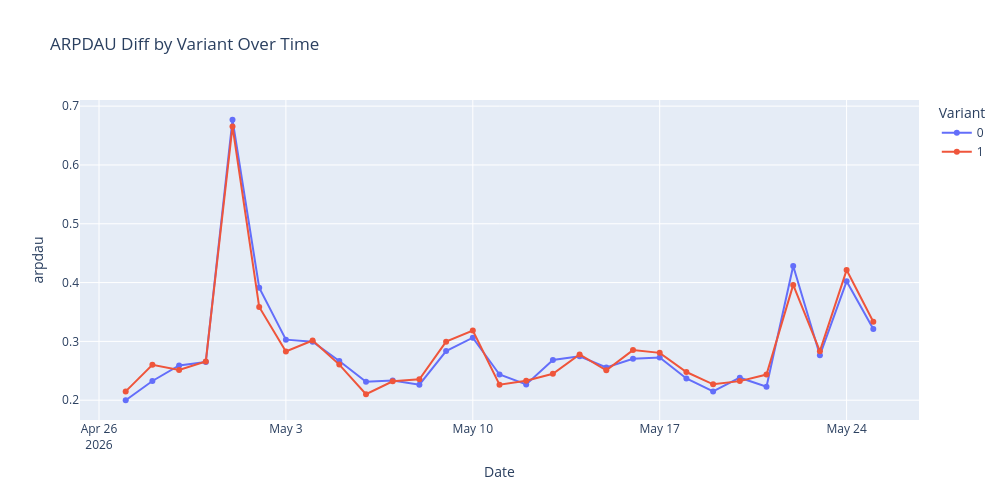

Notebook cell for this chart:
### Code cell
# Plot ARPDAU by variant over time
fig = px.line(datametrics, x='dt', y='arpdau', color='variant',
              title='ARPDAU Diff by Variant Over Time',
              labels={'dt': 'Date', 'arpdau_diff': 'ARPDAU Diff', 'variant': 'Variant'},
              markers=True)

            # Update layout for better readability
fig.update_layout(height=500, width=1000)

fig.show()

### Figure 1 — Plotly figure (JSON) as saved in the notebook; plotly's stock layout.template omitted (floating-point values rounded to 4 significant figures)
{"data": [{"hovertemplate": "Variant=0<br>Date=%{x}<br>arpdau=%{y}<extra></extra>", "legendgroup": "0", "line": {"color": "#636efa", "dash": "solid"}, "marker": {"symbol": "circle"}, "mode": "lines+markers", "name": "0", "orientation": "v", "showlegend": true, "type": "scatter", "x": ["2026-04-27", "2026-04-28", "2026-04-29", "2026-04-30", "2026-05-01", "2026-05-02", "2026-05-03", "2026-05-04", "2026-05-05", "2026-05-06", "2026-05-07", "2026-05-08", "2026-05-09", "2026-05-10", "2026-05-11", "2026-05-12", "2026-05-13", "2026-05-14", "2026-05-15", "2026-05-16", "2026-05-17", "2026-05-18", "2026-05-19", "2026-05-20", "2026-05-21", "2026-05-22", "2026-05-23", "2026-05-24", "2026-05-25"], "xaxis": "x", "y": [0.1999, 0.2327, 0.2591, 0.2649, 0.6768, 0.3912, 0.3029, 0.2995, 0.2667, 0.2314, 0.2333, 0.2265, 0.2836, 0.3063, 0.2437, 0.2268, 0.2683, 0.2746, 0.2557, 0.2704, 0.2727, 0.2369, 0.2149, 0.2383, 0.2228, 0.4281, 0.2764, 0.4021, 0.3211], "yaxis": "y"}, {"hovertemplate": "Variant=1<br>Date=%{x}<br>arpdau=%{y}<extra></extra>", "legendgroup": "1", "line": {"color": "#EF553B", "dash": "solid"}, "marker": {"symbol": "circle"}, "mode": "lines+markers", "name": "1", "orientation": "v", "showlegend": true, "type": "scatter", "x": ["2026-04-27", "2026-04-28", "2026-04-29", "2026-04-30", "2026-05-01", "2026-05-02", "2026-05-03", "2026-05-04", "2026-05-05", "2026-05-06", "2026-05-07", "2026-05-08", "2026-05-09", "2026-05-10", "2026-05-11", "2026-05-12", "2026-05-13", "2026-05-14", "2026-05-15", "2026-05-16", "2026-05-17", "2026-05-18", "2026-05-19", "2026-05-20", "2026-05-21", "2026-05-22", "2026-05-23", "2026-05-24", "2026-05-25"], "xaxis": "x", "y": [0.215, 0.2602, 0.2514, 0.2659, 0.6654, 0.3586, 0.2829, 0.3016, 0.2605, 0.2102, 0.2322, 0.2357, 0.2995, 0.3183, 0.2264, 0.2332, 0.2449, 0.2778, 0.2508, 0.2852, 0.2805, 0.2479, 0.227, 0.2324, 0.2436, 0.396, 0.2834, 0.4212, 0.3334], "yaxis": "y"}], "layout": {"height": 500, "legend": {"title": {"text": "Variant"}, "tracegroupgap": 0}, "title": {"text": "ARPDAU Diff by Variant Over Time"}, "width": 1000, "xaxis": {"anchor": "y", "domain": [0, 1], "title": {"text": "Date"}}, "yaxis": {"anchor": "x", "domain": [0, 1], "title": {"text": "arpdau"}}}}
